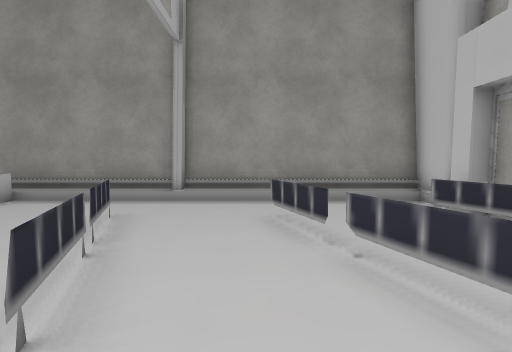
View 1 (above)

24 first-person views from a walk through a Unity game level. The camera is 1.3 m above the floor, tilts 4° down and sees 90° across. The floor is counted in squares, 1 m on a side. Each view is taken from the middle of a square. On the plan, view 1 faces up. The plan holds only what a view shows up to about 13 squares ahead; the rest is blank. The place goes on beyond the plan. Some surface patterns are stand-ins.

View 2
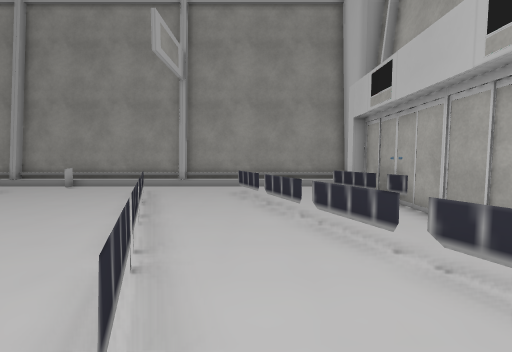

View 3
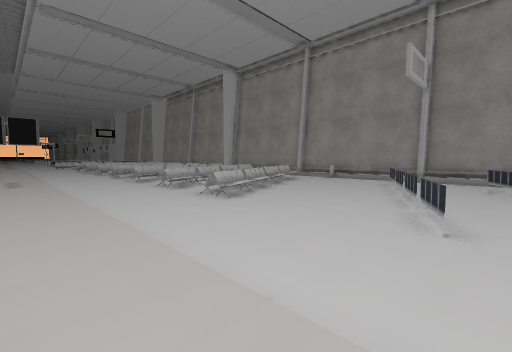

View 4
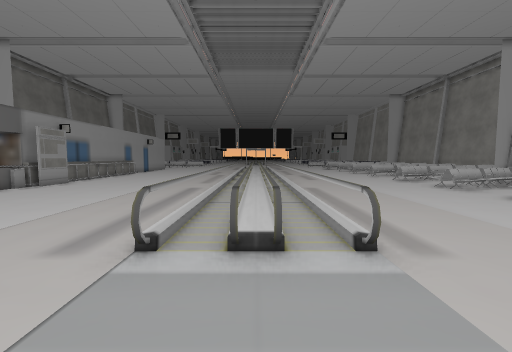

View 5
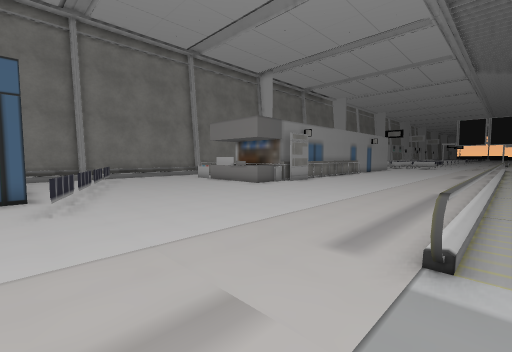

View 6
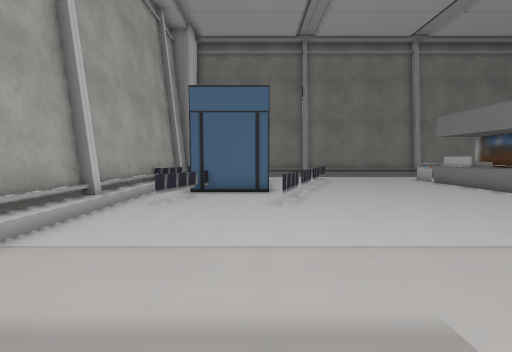

View 7
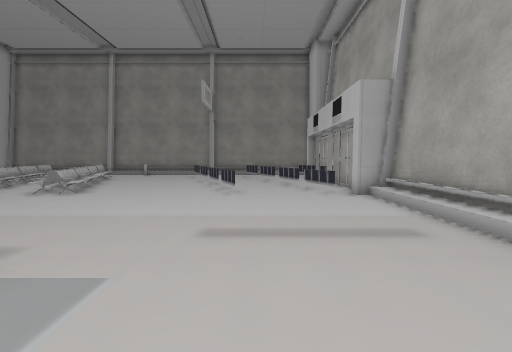

View 8
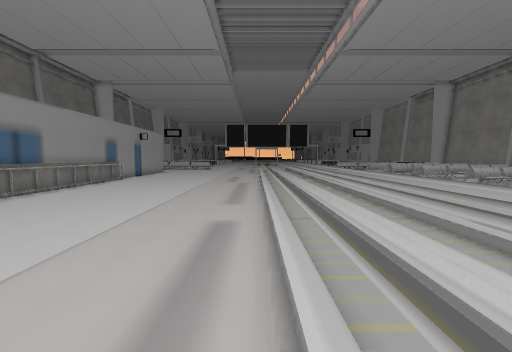

View 9
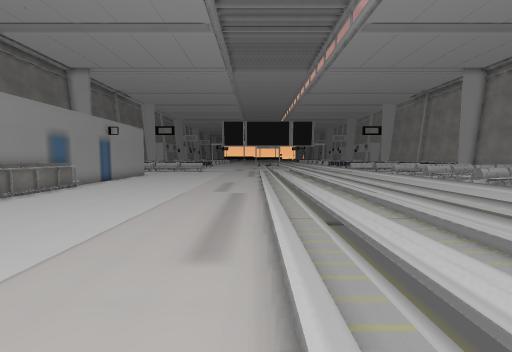

View 10
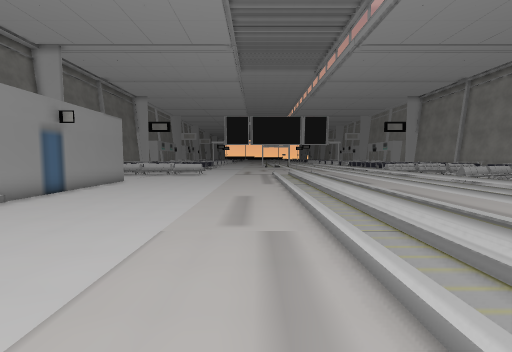

View 11
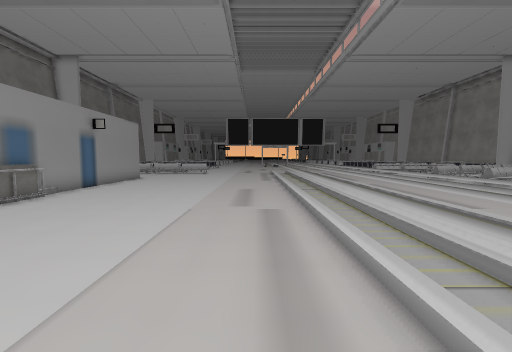

View 12
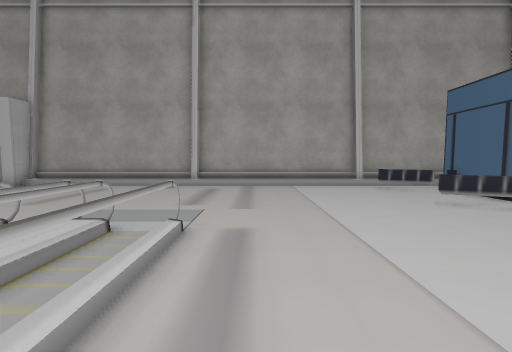

View 13
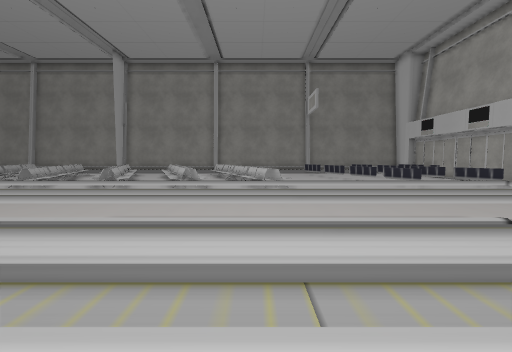

View 14
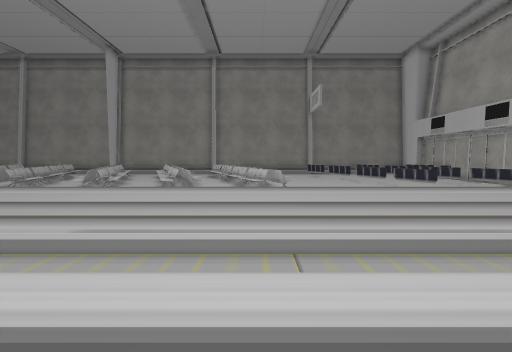

View 15
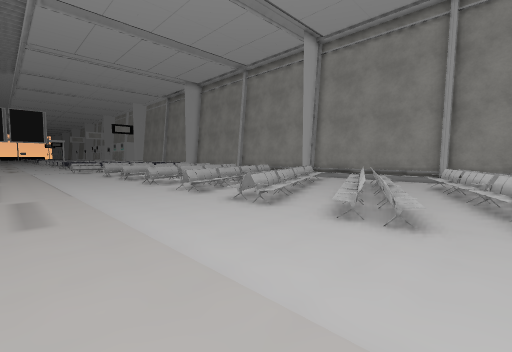

View 16
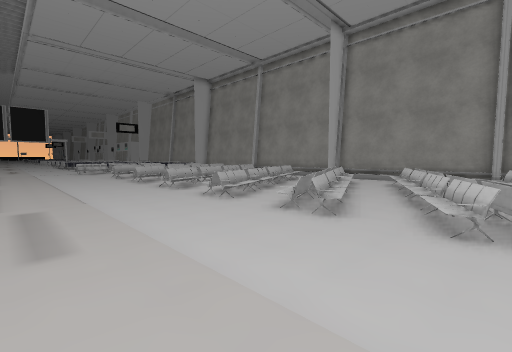

View 17
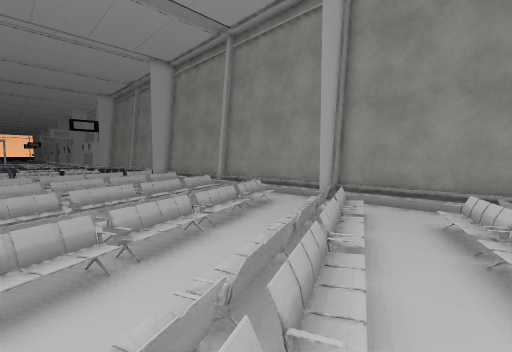

View 18
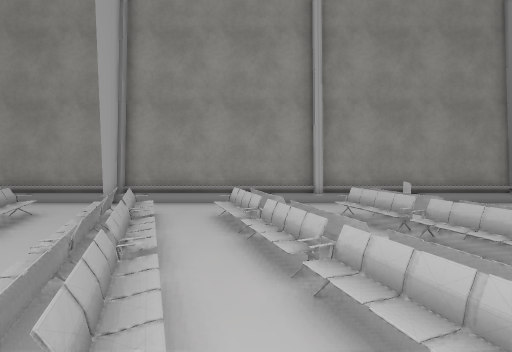

View 19
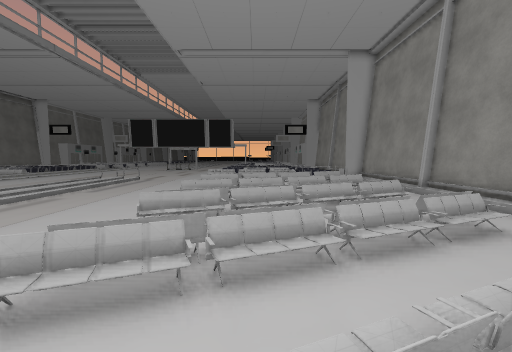

View 20
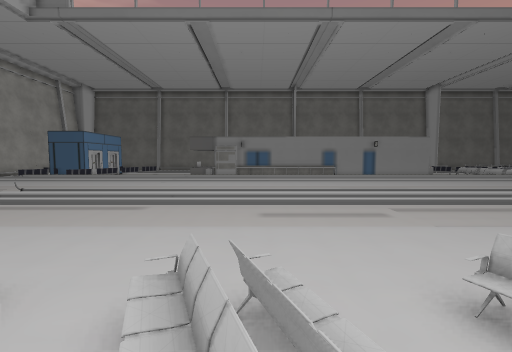

View 21
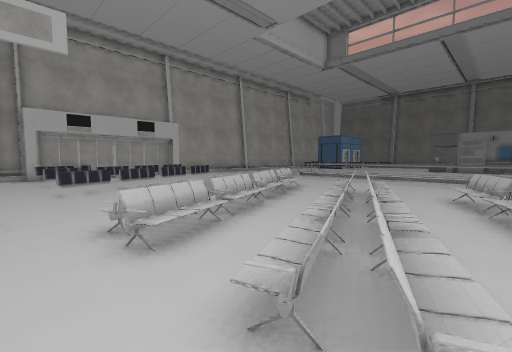

View 22
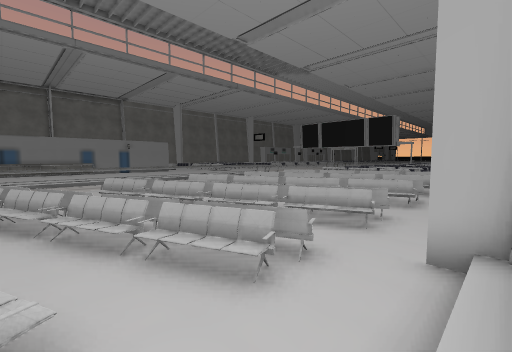

View 23
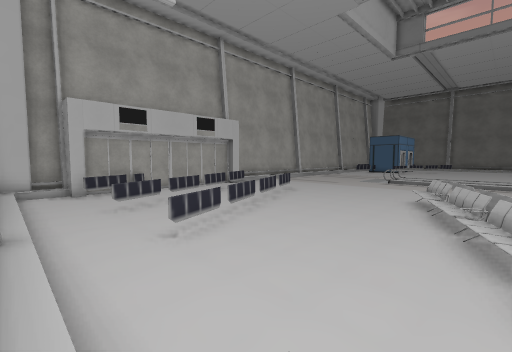

View 24
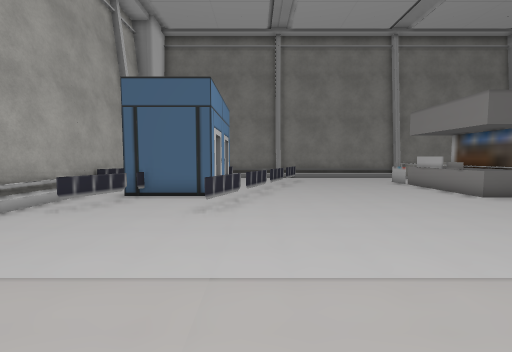

### Floor plan
Key: @ floor where view 1 was taken; # wall or solid block; x gap in a wall; . main floor; : floor 0.5 m higher than the main floor; / step, stairs or slope; = window, fence, low wall or low ledge; ^ raised ledge; v drop or lower ground; O other object.
Columns run from 27 left of view 1 to 6 right of it. Each row starts with its distance up from view 1.
  9  ###################v############
  8 ##//////##//////##//=///##//////#=
  7  ..   ..............=...........O#
  6  .==..=..==..=...=......=..=...=##
  5 =..=..O=..=O.#=..==.....=..==..=#
  4    =v..=O.Ov..v=.O=.....=...=.. #
  3 vO .=..=O..=O.Ov..vO.....=..==. #
  2  =..=O..v..=O.//O.O=.....=...=..#
  1  =O.Ov..vO.=//.O=..=O.....=..=..#
  0  O=..=O.O=..=/..=..O=.....=@.==.#
 -1   #=.=O..//.==..=O..#=.....=..=.#
 -2 .. O..=..:/.///.O=..OO.....=..==#
 -3 ..==..==.=x..==..=..==.....=...=##
 -4    ............................./#
 -5   ............................../#
 -6 ................................/#
 -7 ................................/#
 -8 ................................/#
 -9 #########################=....../#
-10     ............................/#
-11 ^^^^^^^^^^^^^^^^^^^^^^^^^=....../#
-12 ==========================....../#
-13 ................................/#
-14 ................................/#
-15 ................................/#
-16 ................................/#
-17 ................................/#
-18 ................................/#
-19 ...........................=...=/#
-20 ...........................=..==/#
-21 .......##########=.........=..=./#
-22 #########        #^.......=.###./#
-23                  #^.......=.#  ./#
-24                  #^......=..#   /#
-25                  #^......=..#   /#
-26                   ==....=. .#    #

Where each view was taken, in squares from view 1:
view 1: 0 up, 0 right, facing up
view 2: 4 down, 1 right, facing up
view 3: 8 down, 1 right, facing up-left
view 4: 11 down, 1 right, facing left
view 5: 12 down, 1 right, facing down-left
view 6: 12 down, 1 right, facing down
view 7: 12 down, 1 right, facing up
view 8: 13 down, 5 left, facing left
view 9: 13 down, 9 left, facing left
view 10: 14 down, 14 left, facing left
view 11: 14 down, 12 left, facing left
view 12: 14 down, 7 left, facing right
view 13: 14 down, 7 left, facing up
view 14: 13 down, 7 left, facing up
view 15: 8 down, 8 left, facing up-left
view 16: 8 down, 10 left, facing up-left
view 17: 2 down, 13 left, facing up-left
view 18: 2 down, 13 left, facing up
view 19: 0 up, 14 left, facing left
view 20: 0 up, 14 left, facing down
view 21: 7 up, 14 left, facing down-right
view 22: 8 up, 14 left, facing down-left
view 23: 8 up, 8 left, facing down-right
view 24: 13 down, 1 left, facing down
